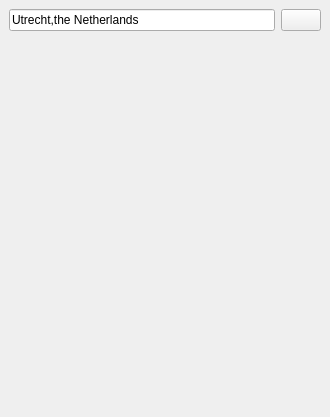
<?xml version="1.0" encoding="UTF-8"?>
<ui version="4.0">
 <class>MainWindow</class>
 <widget class="QMainWindow" name="MainWindow">
  <property name="geometry">
   <rect>
    <x>0</x>
    <y>0</y>
    <width>330</width>
    <height>417</height>
   </rect>
  </property>
  <property name="windowTitle">
   <string>Raindar</string>
  </property>
  <widget class="QWidget" name="centralwidget">
   <layout class="QHBoxLayout" name="horizontalLayout">
    <item>
     <layout class="QVBoxLayout" name="verticalLayout">
      <item>
       <layout class="QHBoxLayout" name="horizontalLayout_3">
        <item>
         <widget class="QLineEdit" name="lineEdit">
          <property name="text">
           <string>Utrecht,the Netherlands</string>
          </property>
         </widget>
        </item>
        <item>
         <widget class="QPushButton" name="pushButton">
          <property name="text">
           <string/>
          </property>
          <property name="icon">
           <iconset>
            <normaloff>images/arrow-circle-225.png</normaloff>images/arrow-circle-225.png</iconset>
          </property>
         </widget>
        </item>
       </layout>
      </item>
      <item>
       <layout class="QHBoxLayout" name="horizontalLayout_4">
        <item>
         <widget class="QLabel" name="weatherIcon">
          <property name="sizePolicy">
           <sizepolicy hsizetype="Maximum" vsizetype="Preferred">
            <horstretch>0</horstretch>
            <verstretch>0</verstretch>
           </sizepolicy>
          </property>
          <property name="minimumSize">
           <size>
            <width>16</width>
            <height>16</height>
           </size>
          </property>
          <property name="maximumSize">
           <size>
            <width>16</width>
            <height>16</height>
           </size>
          </property>
          <property name="text">
           <string/>
          </property>
         </widget>
        </item>
        <item>
         <widget class="QLabel" name="weatherLabel">
          <property name="text">
           <string/>
          </property>
         </widget>
        </item>
       </layout>
      </item>
      <item>
       <layout class="QGridLayout" name="gridLayout"/>
      </item>
     </layout>
    </item>
   </layout>
  </widget>
 </widget>
 <resources/>
 <connections/>
</ui>
